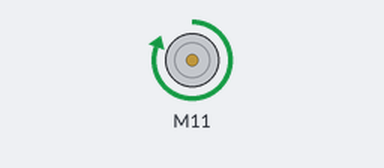
Bench run of a sketch on a simulated Arduino Uno, built with avr-gcc and run on an emulated ATmega328P. On the bench: DC motor (green arrow = forward, orange = backward, longer = faster).

Above: at 5.0 s.
At 10.5 s:
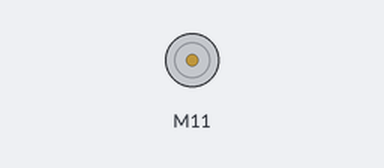
At 16.0 s:
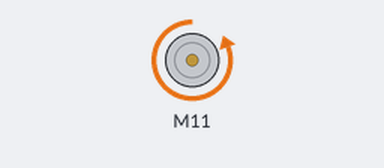
Timing chart, 0 to 27.3 s (numbered marks = the images above):
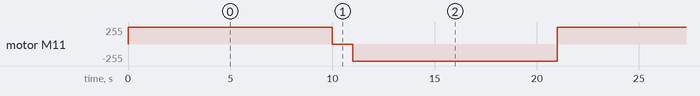

Measured:
- by itself, motor M11: repeats every 21.0 s: stopped 1.0 s, backward 255/255 10.0 s, forward 255/255 10.0 s

The sketch:

ArduinoTestingCode.ino
```cpp
/*
    Global stuff
    SD card - works, 50
    GPS - works, RX to 17, TX to 16
    Lights - works, A1=Red, A2=Orange, A3=Green
    Piezo - works, 48
    Servo Motor - works, 6
    DC Motor - ???
    Sonar - works, Trig 3, Echo 4
    Line - works, 7
    Potetiometer - works, A0
    Button 1(Crash) - works, 8
    Button 2(closer to battery pack) - works, 9
    Button 3 - works, 10
*/

// DC Motor & Motor Module - L298N
#include <L298N.h>

// Pin definition
const unsigned int IN1 = 11;
const unsigned int IN2 = 12;
const unsigned int EN = 9;

// Create one motor instance
L298N motor(EN, IN1, IN2);

void setup() {
  // DC Motor & Motor Module - L298N
  motor.setSpeed(255);
}

void loop() {
  motor.forward();
  delay(10000);
  motor.stop();
  delay(1000);
  motor.backward();
  delay(10000);
}
```
